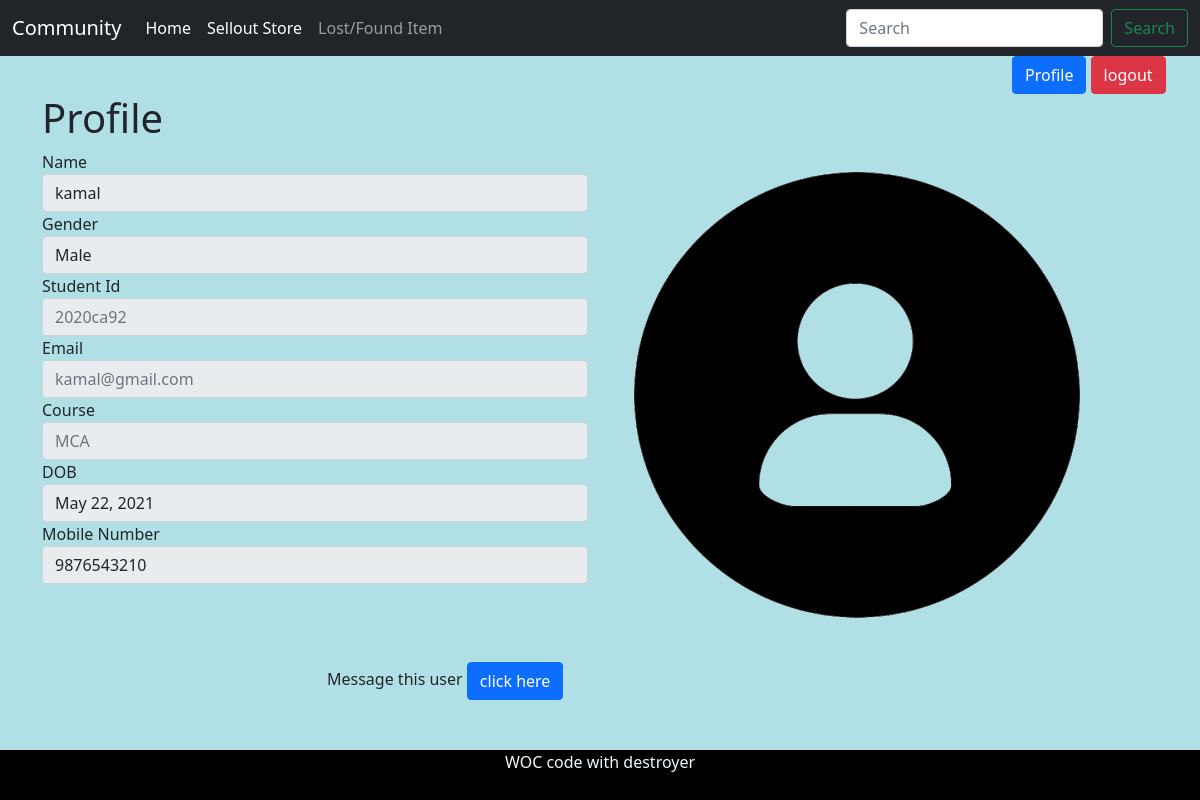
Screenshot of /profile?pid=2020ca92 (signed in) with the database file from the repository.
### register/models.py (models this page shows, shortened)
class Signup(models.Model):  # Model class from models module is inherited in class Question.
    name = models.CharField(max_length=20, verbose_name="Name")
    GENDER = (
        ('Male', 'Male'),
        ('Female', 'Female'),
        ('Other', 'Other'),
    )
    gender = models.CharField(max_length=10,verbose_name="Gender",choices=GENDER)
    student_id = models.CharField(max_length=10, verbose_name="College Registration ID", unique=True) #college id hi dalegi
    email = models.EmailField(max_length=100, verbose_name='College Email ID')
    COURSE = (
        ('BTech', 'BTech'),
        ('MTech', 'MTech'),
        ('MCA', 'MCA'),
        ('MSc', 'MSc'),
        ('MBA', 'MBA'),
        ('Ph.D', 'Ph.D'),
    )
    course = models.CharField(max_length=20, verbose_name='Course Name',choices=COURSE)
    password = models.CharField(max_length=100, verbose_name='Password')
    dob = models.DateField(max_length=10, verbose_name='Date Of Birth')
    photo = models.ImageField(upload_to='profile/images/',verbose_name='Photo',null=True,blank=True)
    mobile_number = models.IntegerField(verbose_name='mobile number')

### community/views.py (the view, shortened to what this page needs)
# urls.py: path("profile", views.profile, name='profile'),
def profile(request):
    if not request.session.has_key('user_id_session_login'):
        return redirect('login')
    if request.method == "POST" and request.POST.get('submitprofilephoto'):
        uid = request.session['user_id_session_login']
        data = Signup.objects.get(student_id=uid)
        profilepic = request.POST.get('profilephoto')
        data.photo = profilepic
        data.save()
    if request.method == "GET" and request.GET.get('pid'):
        myid = request.GET.get('pid')
        data = Signup.objects.get(student_id=myid)
        context = {
            "info": data
        }
        return render(request, 'profiles.html', context)

### templates/profiles.html (shortened to what this page needs)
{% extends 'navbar.html' %}
{% load static %}
{% block body %}
    <div class="container">
         <div class="row">
            <div class="col">
                <h1>Profile</h1>
            </div>
        </div>
        <div class="row">
            <div class="col-md-6 order-md-last">
                <div class="row">
                    <div class="col">
                         {% if  not info.photo %}
                            <img src="{% static 'profile.png' %}">
                        {% endif %}
                    </div>
                </div>
            </div>
            <div class="col-md-6 order-md-first">
                <div class="profile">
                <form>
                    <div class="form-group mt-6">
                        <label for name>Name </label>
                        <input type="text" class="form-control" value="{{ info.name }}" readonly>
                    </div>
                    <div class="form-group mt-6">
                        <label for name>Gender </label>
                        <input type="text" class="form-control" value="{{ info.gender }}" readonly>
                    </div>
                    <div class="form-group mt-6">
                        <label for name>Student Id </label>
                        <input type="text" class="form-control" placeholder="{{ info.student_id }}" readonly>
                    </div>
                    <div class="form-group mt-6">
                        <label for name>Email </label>
                        <input type="text" class="form-control" placeholder="{{ info.email }}" readonly>
                    </div>
                    <div class="form-group mt-6">
                        <label for name>Course </label>
                        <input type="text" class="form-control" placeholder="{{ info.course }}"readonly>
                    </div>
                    <div class="form-group mt-6">
                        <label for name>DOB </label>
                        <input type="text" class="form-control" value="{{ info.dob }}" readonly>
                    </div>
                    <div class="form-group mt-6">
                        <label for name>Mobile Number </label>
                        <input type="text" class="form-control" value="{{ info.mobile_number }}" readonly>
                    </div>
                </form>
                </div>
            </div>
            </div>
            <div class="row">
                <div class="col-6 m-auto">
                    Message this user
                    <a href="conversation?sdid={{ info.student_id }}" class="btn btn-primary">click here</a>
                </div>
            </div>
        </div>
{% endblock body %}

### rows the page displays
Signup: name "kamal", gender "Male", student_id "2020ca92", email "kamal@gmail.com", course "MCA", dob "May 22, 2021", mobile_number "9876543210"
